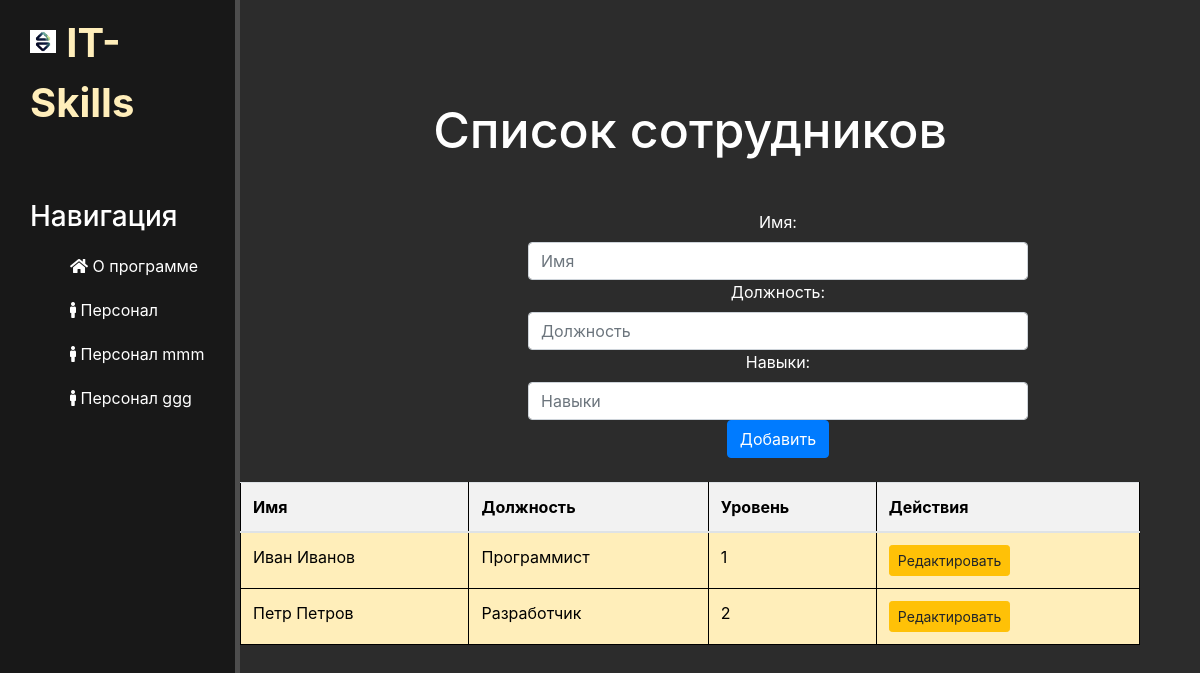
The app's page /emplo/ggg/, older data.
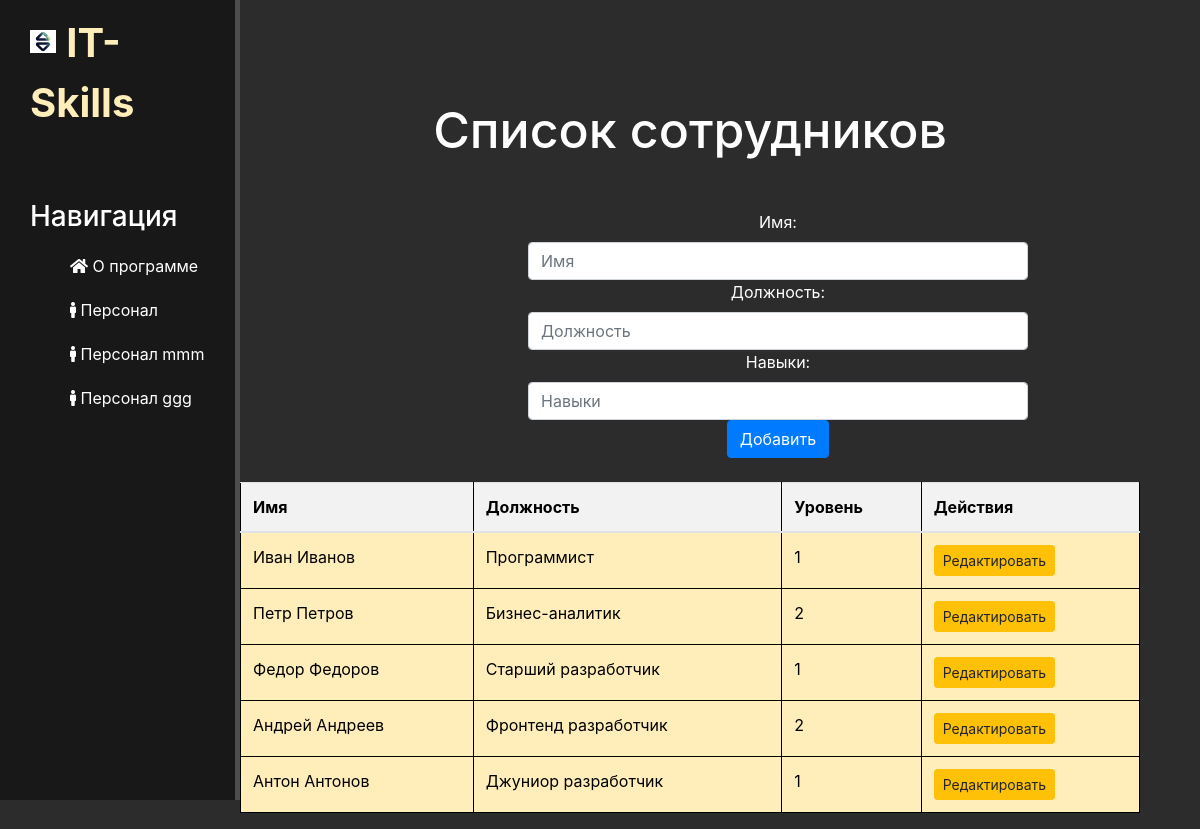
The same page, newer data.
### emplo/models.py (models this page shows, shortened)
class Employee(models.Model):
    name = models.CharField('Имя', max_length=20, default='')
    position = models.CharField('Должность', max_length=20, default='')
    skill = models.TextField('Навыки', default = '')
    level = models.CharField('Уровень', max_length = 5, default='')
    fit_level = models.FloatField('Соответствие', default=0)
    class Meta:
        verbose_name="Сотрудник"
        verbose_name_plural = 'Сотрудники'

### emplo/views.py (the view)
# urls.py: path('ggg/', views.emplo_list_ggg, name='emplo-list-ggg'),
def emplo_list_ggg(request):
    products = Employee.objects.all()
    if request.method == "POST":
        form = EmployeeForm(request.POST)
        if form.is_valid():
            form.save()
            return redirect('emplo-list-ggg')  # Обновляем страницу
    context = {
        'products': products,
        'form': EmployeeForm()
    }
    return render(request, 'emplo/emplo_list_ggg.html', context)

### emplo/forms.py
class EmployeeForm(ModelForm):
    class Meta:
        model = Employee
        fields = ['name', 'position', 'skill']
        widgets = {
            "name": TextInput(attrs= {
                'class':'form-control',
                'placeholder':'Имя'
            }),
            "position": TextInput(attrs={
                'class': 'form-control',
                'placeholder': 'Должность'
            }),
            "skill": TextInput(attrs={
                'class': 'form-control',
                'placeholder': 'Навыки'
            }),
        }

### emplo/templates/emplo/emplo_list_ggg.html (shortened to what this page needs)
{% extends "main/layout.html" %}
{% block content %}
    <div class="features">
        <h1>Список сотрудников</h1>
        <form method="post">
            {{ form.as_table }}
            <button type="submit" class="btn btn-primary">Добавить</button>
        </form>
        <table class="table mt-4">
            <thead>
                <tr>
                    <th>Имя</th>
                    <th>Должность</th>
                    <th>Уровень</th>
                    <th>Действия</th>
                </tr>
            </thead>
            <tbody>
                {% for emp in products %}
                <tr>
                    <td>{{ emp.name }}</td>
                    <td>{{ emp.position }}</td>
                    <td>{{ emp.level }}</td>
                    <td>
                        <a href="{% url 'edit-emplo-ggg' emp.id %}" class="btn btn-warning btn-sm">Редактировать</a>
                    </td>
                </tr>
                {% endfor %}
            </tbody>
        </table>
    </div>
{% endblock %}

### main/templates/main/layout.html (shortened to what this page needs)
{% load static %}
<!DOCTYPE html>
<html lang="en">
<head>
    <link rel="stylesheet" href="https://cdn.jsdelivr.net/npm/bootstrap@4.6.2/dist/css/bootstrap.min.css">
    <link rel="stylesheet" href="https://use.fontawesome.com/releases/v5.8.2/css/all.css">
    <link rel="stylesheet" href="{% static 'main/css/main.css' %}">
    <link rel="stylesheet" href="{% static 'main/css/table.css' %}">
</head>
<body>
    <aside>
        <img src = {% static 'main/img/logo.jpg' %} style="width: 15%" alt='logo'>
        <span class="logo" style='color: #ffeeba'>IT-Skills</span>
        <h3>Навигация</h3>
        <ul>
            <a href="{% url 'home' %}"><li><i class="fas fa-home"></i> О программе</li></a>
            <a href="{% url 'emplo-home' %}"><li><i class="fa fa-male"></i> Персонал</li></a>
            <a href="{% url 'emplo-list' %}"><li><i class="fa fa-male"></i> Персонал mmm</li></a>
            <a href="{% url 'emplo-list-ggg' %}"><li><i class="fa fa-male"></i> Персонал ggg</li></a>
        </ul>
    </aside>
    <main>
        {% block content %}{% endblock %}
    </main>
</body>
</html>

### main/static/main/css/main.css (style rules this page uses)
body { background: #2c2c2c; }
aside { float:left; background: #181818; width: 20%; padding: 2.5%; height: 100vh; color: #fff; border-right: 5px solid #4d4d4d; }
aside img { width: 80px; float: left; }
aside .logo { font-size: 40px; margin-left: 10px; font-weight: bold; position: relative; top: -17px; }
aside h3 { margin-top: 50px; font-size: 28px; }
aside ul { list-style: none }
aside ul li { color:#fff; display: block; margin-top: 20px; transition: transform .6s ease; }
main .features { float: left; color: #fff; margin-top: 100px; text-align: center; width: 75%; }
main .features h1 { font-size: 50px; }
form { margin-left: 32%; width: 500px; margin-top: 50px; }

### main/static/main/css/table.css (style rules this page uses)
main table { background-color: #ffeeba; color: black; border-collapse: collapse; width: 100%; }
main th, td { background-color: #ffeeba; color: black; border: 1px solid black; padding: 8px; text-align: left; }
main th { background-color: #f2f2f2; }

Row changes from the older to the newer data that the page shows:
changed Employee "Петр Петров": position "Разработчик" → "Бизнес-аналитик"
added Employee: name "Федор Федоров", position "Старший разработчик", level "1"
added Employee: name "Андрей Андреев", position "Фронтенд разработчик", level "2"
added Employee: name "Антон Антонов", position "Джуниор разработчик", level "1"
